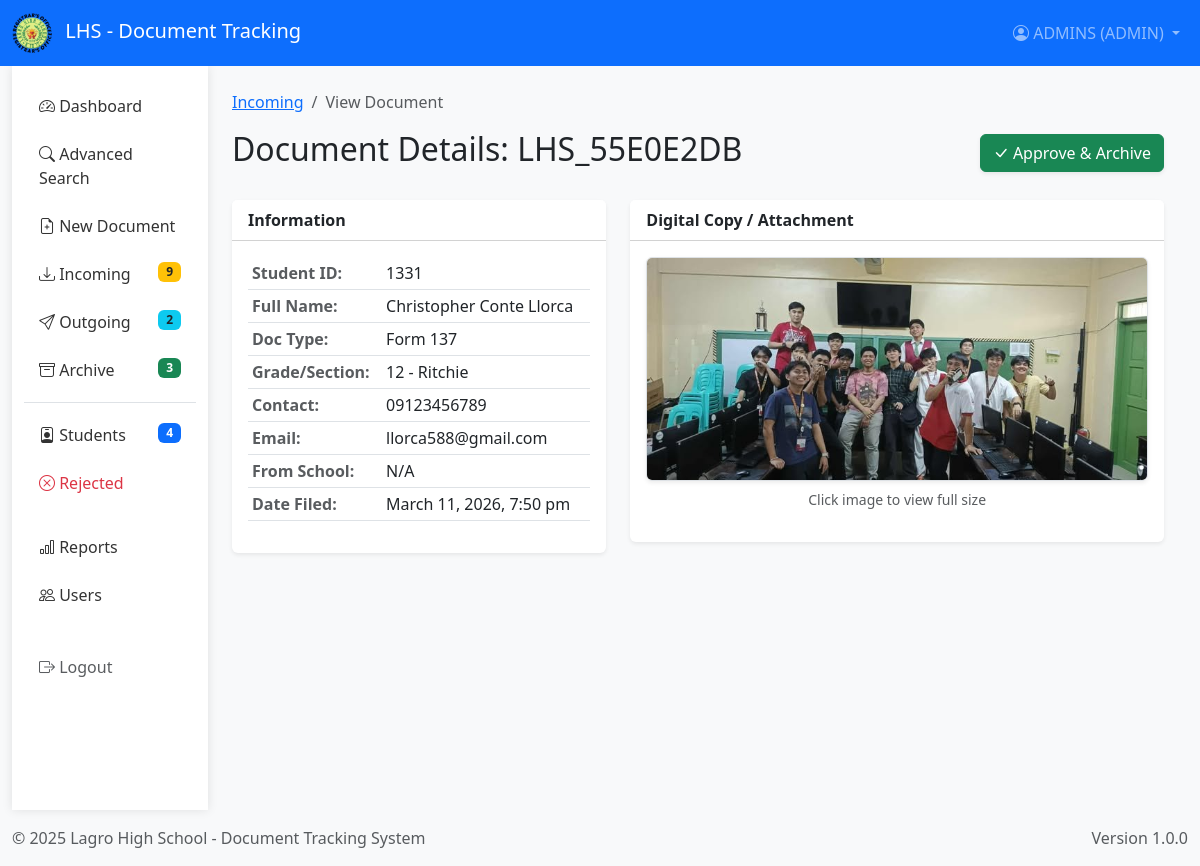
Page /Source/DocumentView.php?id=92 (signed in) on the committed database.
### tables this page shows
CREATE TABLE `documents` (
  `id` int(11) NOT NULL,
  `student_id_fk` int(11) DEFAULT NULL,
  `tracking_number` varchar(50) NOT NULL,
  `student_id` varchar(50) DEFAULT NULL,
  `doc_type` varchar(50) NOT NULL,
  `student_name` varchar(50) NOT NULL,
  `grade_section` varchar(50) NOT NULL,
  `contact` varchar(100) NOT NULL,
  `email` varchar(255) DEFAULT NULL,
  `from_school` varchar(100) NOT NULL,
  `date_created` datetime DEFAULT current_timestamp(),
  `status` varchar(50) NOT NULL,
  `rejection_feedback` text DEFAULT NULL,
  `current_location` varchar(100) DEFAULT 'Registrar',
  `feedback` text DEFAULT NULL,
  `file_path` varchar(255) DEFAULT NULL,
  `document_file` varchar(255) DEFAULT NULL
);

### Source/DocumentView.php (the view, shortened to what this page needs)
<?php
include 'db.php';
include 'header.php';
$doc_id = isset($_GET['id']) ? intval($_GET['id']) : 0;
$stmt = $conn->prepare("SELECT * FROM documents WHERE id = ?");
$stmt->bind_param("i", $doc_id);
$stmt->execute();
$result = $stmt->get_result();
$doc = $result->fetch_assoc();
?>
<div class="container-fluid">
    <div class="row">
        <?php include 'sidebar.php'; ?>
        <main class="col-md-9 ms-sm-auto col-lg-10 px-md-4 py-4">
            <nav aria-label="breadcrumb">
                <ol class="breadcrumb">
                    <li class="breadcrumb-item"><a href="incoming.php">Incoming</a></li>
                    <li class="breadcrumb-item active">View Document</li>
                </ol>
            </nav>
            <div class="d-flex justify-content-between align-items-center mb-4">
                <h1 class="h2">Document Details: <?php echo htmlspecialchars($doc['tracking_number']); ?></h1>
                <form method="POST">
                    <button type="submit" name="approve_doc" class="btn btn-success shadow-sm">
                        <i class="bi bi-check-lg"></i> Approve & Archive
                    </button>
                </form>
            </div>
            <div class="row">
                <div class="col-lg-5">
                    <div class="card border-0 shadow-sm mb-4">
                        <div class="card-header bg-white fw-bold">Information</div>
                        <div class="card-body">
                            <table class="table table-sm">
                                <tr><th class="text-muted">Student ID:</th><td><?php echo htmlspecialchars($doc['student_id']); ?></td></tr>
                                <tr><th class="text-muted">Full Name:</th><td><?php echo htmlspecialchars($doc['student_name']); ?></td></tr>
                                <tr><th class="text-muted">Doc Type:</th><td><?php echo htmlspecialchars($doc['doc_type']); ?></td></tr>
                                <tr><th class="text-muted">Grade/Section:</th><td><?php echo htmlspecialchars($doc['grade_section']); ?></td></tr>
                                <tr><th class="text-muted">Contact:</th><td><?php echo htmlspecialchars($doc['contact']); ?></td></tr>
                                <tr><th class="text-muted">Email:</th><td><?php echo htmlspecialchars($doc['email']); ?></td></tr>
                                <tr><th class="text-muted">From School:</th><td><?php echo htmlspecialchars($doc['from_school']); ?></td></tr>
                                <tr><th class="text-muted">Date Filed:</th><td><?php echo date('F j, Y, g:i a', strtotime($doc['date_created'])); ?></td></tr>
                            </table>
                        </div>
                    </div>
                </div>
                <div class="col-lg-7">
                    <div class="card border-0 shadow-sm">
                        <div class="card-header bg-white fw-bold">Digital Copy / Attachment</div>
                        <div class="card-body text-center">
                            <?php
                            $file_name = $doc['file_path'];
                            $file_path = "uploads/" . $file_name;
                            if (!empty($file_name) && file_exists($file_path)):
                                $ext = strtolower(pathinfo($file_path, PATHINFO_EXTENSION));
                                if (in_array($ext, ['jpg', 'jpeg', 'png', 'gif'])): ?>
                                    <a href="<?php echo $file_path; ?>" target="_blank">
                                        <img src="<?php echo $file_path; ?>" class="img-fluid rounded border shadow-sm" alt="Document Image">
                                    </a>
                                    <p class="mt-2 small text-muted">Click image to view full size</p>
                                <?php else: ?>
                                    <p class="text-muted">Unsupported file format (<?php echo $ext; ?>).</p>
                                    <a href="<?php echo $file_path; ?>" download class="btn btn-secondary">Download File</a>
                                <?php endif; ?>
                            <?php endif; ?>
                        </div>
                    </div>
                </div>
            </div>
        </main>
    </div>
</div>
<?php include 'footer.php'; ?>

### Source/header.php (style rules this page uses)
:root { --primary-color: #0056b3; --secondary-color: #e9ecef; }
body { background-color: #f8f9fa; }

### rows in the picture
documents: tracking_number "LHS_55E0E2DB", student "1331", student_name "Christopher Conte Llorca", doc_type "Form 137", grade_section "12 - Ritchie", contact "09123456789", email "llorca588@gmail.com", from_school "N/A", date_created "March 11, 2026, 7:50 pm", file_path (picture)

### other values in the picture
$_SESSION['username'] "ADMINS"
$_SESSION['role'] "ADMIN"
$pendingCount "9"
$outgoingCount "2"
$approvedCount "3"
$studentCount "4"
